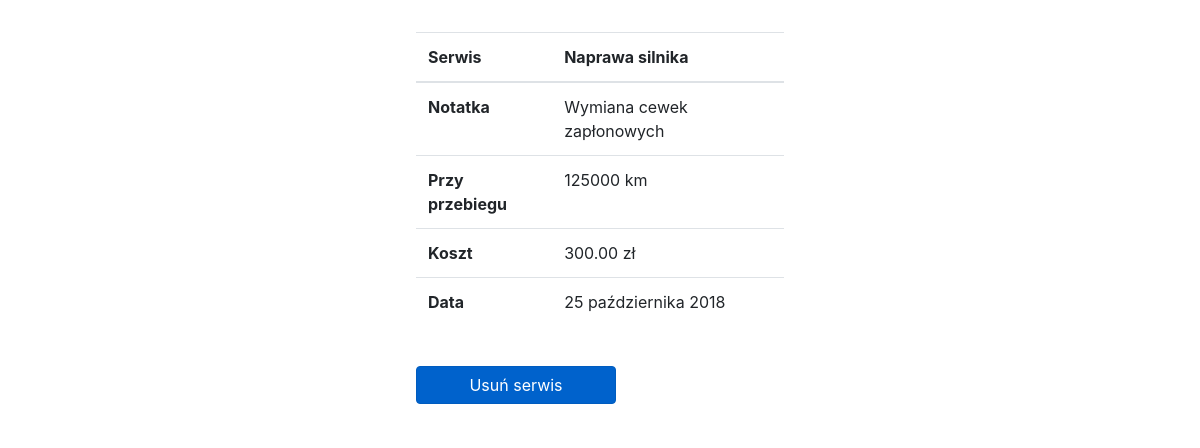
Page /car/15/services/59/ on the committed database.
### Site/models.py (models this page shows, shortened)
class Service(models.Model):
    mileage_number = models.DecimalField(max_digits=8, decimal_places=0, verbose_name="Przebieg")
    cash_float = models.DecimalField(max_digits=6, decimal_places=2, verbose_name="Kwota")
    note_text = models.CharField(max_length=256, blank=True, null=True, verbose_name="Notatka")
    title_text = models.CharField(max_length=32, verbose_name="Tytuł")
    created_date = models.DateField(default=timezone.now, verbose_name="Data")
    class Meta:
        ordering = ['-created_date']

### Site/views.py (the view)
# urls.py: path('car/<int:Car_id>/services/<int:Service_id>/', views.ServiceView, name="service"),
@csrf_exempt
def ServiceView(request, Service_id, Car_id):
    try:
        service = Service.objects.get(pk=Service_id)
        car = Car.objects.get(pk=Car_id)
    except Service.DoesNotExist:
        raise Http404("no service!")
    context = {
        "Service": service,
        "Car": car,
    }
    return render(request, "Site/service.html", context)

### templates/Site/service.html (shortened to what this page needs)
<!DOCTYPE html>
<html lang="pl">
<head>
    {% load bootstrap4 %}
    {% bootstrap_css %}
</head>
<body class="bg">
<div class="jumbotron p-3 mt-3 bg-white mx-auto col-sm-4 col-md-4">
    <table class="table">
        <thead>
        <tr>
            <th scope="col">Serwis</th>
            <th scope="col">{{ Service.title_text }}</th>
        </tr>
        </thead>
        <tbody>
        <tr>
            <th scope="row">Notatka</th>
            <td>{{ Service.note_text }}</td>
        </tr>
        <tr>
            <th scope="row">Przy przebiegu</th>
            <td>{{ Service.mileage_number }} km</td>
        </tr>
        <tr>
            <th scope="row">Koszt</th>
            <td>{{ Service.cash_float }} zł</td>
        </tr>
        <tr>
            <th scope="row">Data</th>
            <td>{{ Service.created_date|date:"d E Y" }} </td>
        </tr>
        </tbody>
    </table>
    <br>
    <a href="{% url 'delete_service' Car.id Service.id %}" style="width: 200px;"
       class="btn btn-primary active mx-auto"
       role="button" aria-pressed="true">Usuń serwis</a>
</div>
</body>
</html>

### templates/Site/service.html (style rules this page uses)
body, html { height: 100%; margin: 0; }
.bg { background-image: url("https://images.wallpaperscraft.com/image/highway_cars_city_traffic_buildings_black_white_25566_1920x1080.jpg"); height: 100%; background-position: center; background-repeat: no-repeat; background-attachment: fixed; background-size: cover; }

### rows in the picture
Service: title_text "Naprawa silnika", note_text "Wymiana cewek zapłonowych", mileage_number "125000", cash_float "300.00", created_date "25 października 2018"
